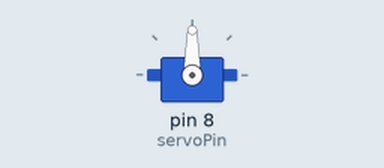
Bench run of a sketch on a simulated Arduino Uno, built with avr-gcc and run on an emulated ATmega328P. Shown: servo.

Above: at 2.1 s.
At 4.1 s:
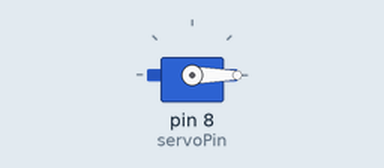
Timing chart, 0 to 5.6 s (numbered marks = the images above):
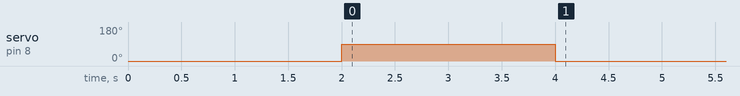

Measured:
- by itself, servo on pin 8 (servoPin): 0° → 90° at 2.0 s, → 0° 2.0 s later

The sketch:

prototype_v05.ino
```cpp
#include <Servo.h>

const int servoPin = 8;

Servo Servo1;

void setup()
{
  Servo1.attach(servoPin);

  Servo1.write(0);
  delay(2000);

  Servo1.write(90);
  delay(2000);

  Servo1.write(0);
}

void loop()
{

}
```
